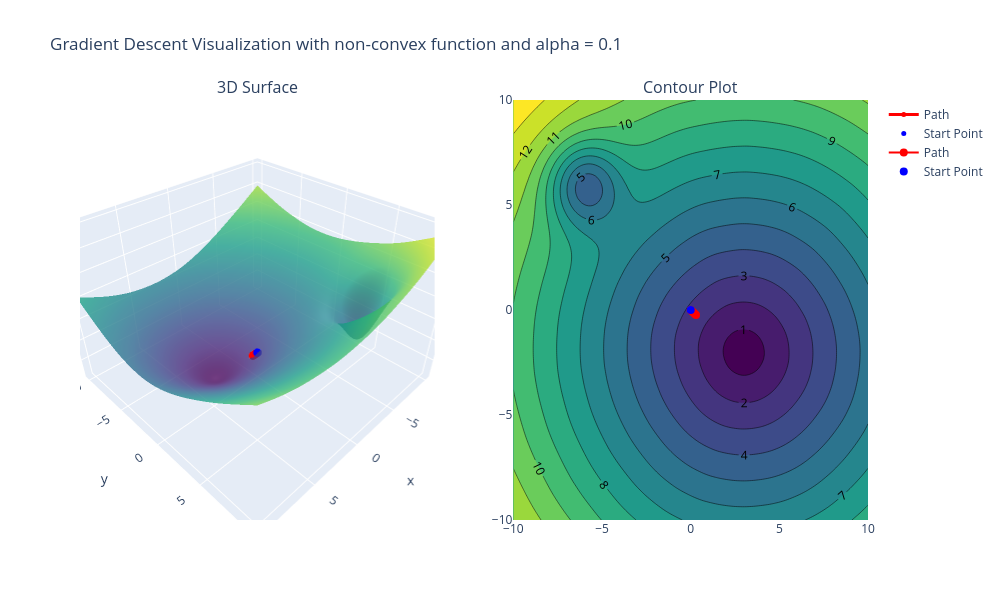
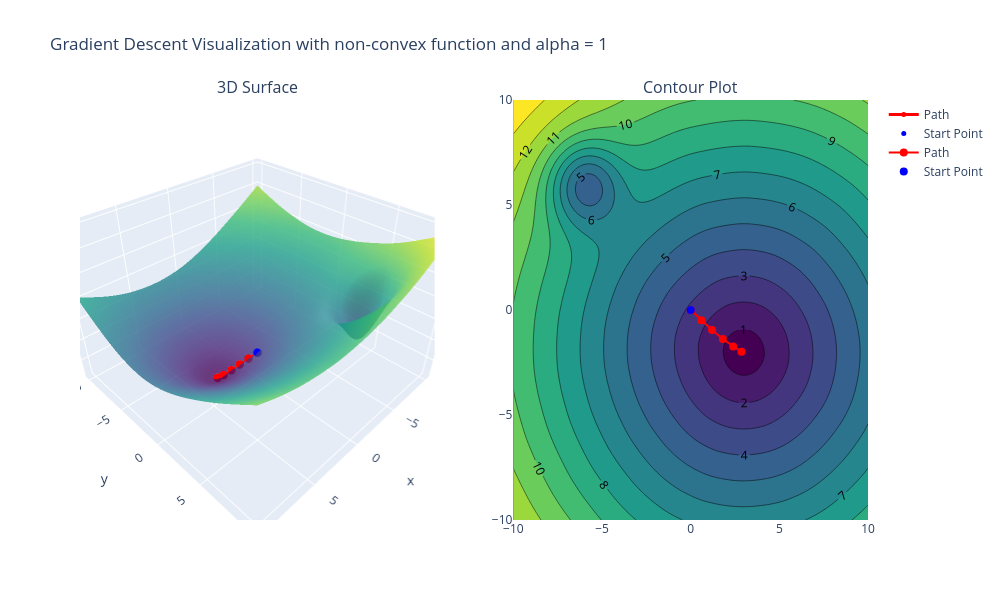
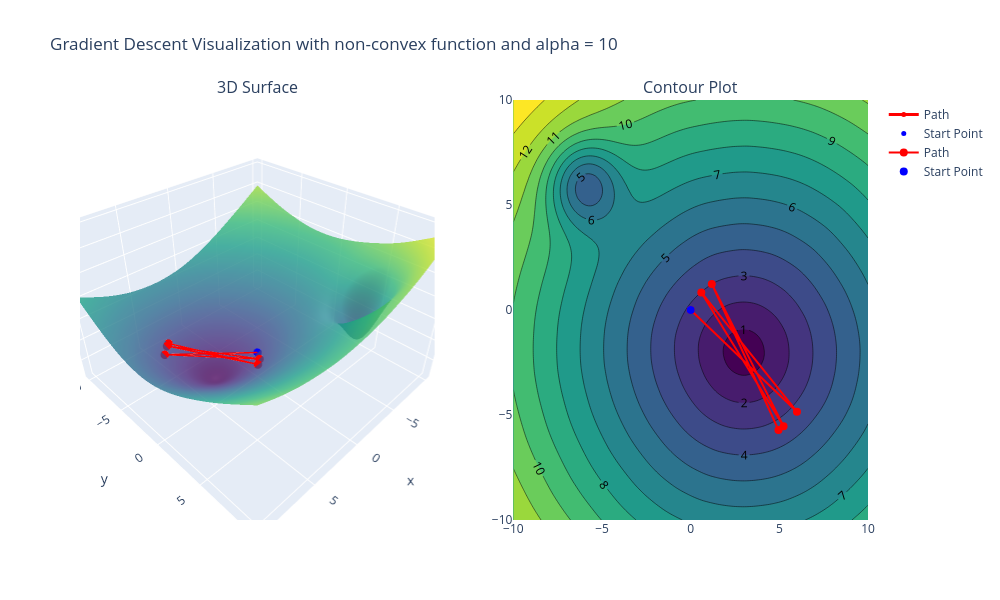

Notebook cell for these charts, in order:
### Markdown cell above
<!-- BEGIN QUESTION -->

#### Question 4a, Part i
Describe what happens when you increase or decrease the value of `alpha`. Why does this happen?

**Hint**: test `alpha` = $0.1, 1, 10$

### Code cell
# alpha = 0.1
visualize_gradient_descent(
    title = "Gradient Descent Visualization with non-convex function and alpha = 0.1",
    X = X,
    y = y,
    initial_theta = [0, 0],
    alpha = 0.1,
    num_updates = 5,
    batch_size = len(X),
    convex = False
)

# alpha = 1
visualize_gradient_descent(
    title = "Gradient Descent Visualization with non-convex function and alpha = 1",
    X = X,
    y = y,
    initial_theta = [0, 0],
    alpha = 1,
    num_updates = 5,
    batch_size = len(X),
    convex = False
)

# alpha = 10
visualize_gradient_descent(
    title = "Gradient Descent Visualization with non-convex function and alpha = 10",
    X = X,
    y = y,
    initial_theta = [0, 0],
    alpha = 10,
    num_updates = 5,
    batch_size = len(X),
    convex = False
)

### Figure 1 — Plotly figure (JSON) as saved in the notebook; plotly's stock layout.template omitted (floating-point values rounded to 4 significant figures; data arrays with more than 128 entries replaced by an {"elided": "..."} marker saying what was removed)
{"data": [{"colorscale": [[0, "#440154"], [0.1111, "#482878"], [0.2222, "#3e4989"], [0.3333, "#31688e"], [0.4444, "#26828e"], [0.5556, "#1f9e89"], [0.6667, "#35b779"], [0.7778, "#6ece58"], [0.8889, "#b5de2b"], [1, "#fde725"]], "opacity": 0.8, "scene": "scene", "showscale": false, "type": "surface", "x": {"elided": "100x100 float values"}, "y": {"elided": "100x100 float values"}, "z": {"elided": "100x100 float values"}}, {"line": {"color": "red", "width": 3}, "marker": {"color": "red", "size": 5}, "mode": "lines+markers", "name": "Path", "scene": "scene", "type": "scatter3d", "x": [0.0, 0.05992, 0.12, 0.18, 0.2402, 0.3005], "y": [0.0, -0.04845, -0.09644, -0.1444, -0.1918, -0.2392], "z": [2.826, 2.766, 2.707, 2.648, 2.59, 2.531]}, {"marker": {"color": "blue", "size": 5, "symbol": "circle"}, "mode": "markers", "name": "Start Point", "scene": "scene", "type": "scatter3d", "x": [0], "y": [0], "z": [2.826]}, {"colorscale": [[0, "#440154"], [0.1111, "#482878"], [0.2222, "#3e4989"], [0.3333, "#31688e"], [0.4444, "#26828e"], [0.5556, "#1f9e89"], [0.6667, "#35b779"], [0.7778, "#6ece58"], [0.8889, "#b5de2b"], [1, "#fde725"]], "contours": {"showlabels": true}, "line": {"smoothing": 0.85}, "showscale": false, "type": "contour", "x": [-10.0, -9.798, -9.596, -9.394, -9.192, -8.99, -8.788, -8.586, -8.384, -8.182, -7.98, -7.778, -7.576, -7.374, -7.172, -6.97, -6.768, -6.566, -6.364, -6.162, -5.96, -5.758, -5.556, -5.354, -5.152, -4.949, -4.747, -4.545, -4.343, -4.141, -3.939, -3.737, -3.535, -3.333, -3.131, -2.929, -2.727, -2.525, -2.323, -2.121, -1.919, -1.717, -1.515, -1.313, -1.111, -0.9091, -0.7071, -0.5051, -0.303, -0.101, 0.101, 0.303, 0.5051, 0.7071, 0.9091, 1.111, 1.313, 1.515, 1.717, 1.919, 2.121, 2.323, 2.525, 2.727, 2.929, 3.131, 3.333, 3.535, 3.737, 3.939, 4.141, 4.343, 4.545, 4.747, 4.949, 5.152, 5.354, 5.556, 5.758, 5.96, 6.162, 6.364, 6.566, 6.768, 6.97, 7.172, 7.374, 7.576, 7.778, 7.98, 8.182, 8.384, 8.586, 8.788, 8.99, 9.192, 9.394, 9.596, 9.798, 10.0], "xaxis": "x", "y": [-10.0, -9.798, -9.596, -9.394, -9.192, -8.99, -8.788, -8.586, -8.384, -8.182, -7.98, -7.778, -7.576, -7.374, -7.172, -6.97, -6.768, -6.566, -6.364, -6.162, -5.96, -5.758, -5.556, -5.354, -5.152, -4.949, -4.747, -4.545, -4.343, -4.141, -3.939, -3.737, -3.535, -3.333, -3.131, -2.929, -2.727, -2.525, -2.323, -2.121, -1.919, -1.717, -1.515, -1.313, -1.111, -0.9091, -0.7071, -0.5051, -0.303, -0.101, 0.101, 0.303, 0.5051, 0.7071, 0.9091, 1.111, 1.313, 1.515, 1.717, 1.919, 2.121, 2.323, 2.525, 2.727, 2.929, 3.131, 3.333, 3.535, 3.737, 3.939, 4.141, 4.343, 4.545, 4.747, 4.949, 5.152, 5.354, 5.556, 5.758, 5.96, 6.162, 6.364, 6.566, 6.768, 6.97, 7.172, 7.374, 7.576, 7.778, 7.98, 8.182, 8.384, 8.586, 8.788, 8.99, 9.192, 9.394, 9.596, 9.798, 10.0], "yaxis": "y", "z": {"elided": "100x100 float values"}}, {"line": {"color": "red", "width": 2}, "marker": {"color": "red", "size": 8}, "mode": "lines+markers", "name": "Path", "type": "scatter", "x": [0.0, 0.05992, 0.12, 0.18, 0.2402, 0.3005], "xaxis": "x", "y": [0.0, -0.04845, -0.09644, -0.1444, -0.1918, -0.2392], "yaxis": "y"}, {"marker": {"color": "blue", "size": 8, "symbol": "circle"}, "mode": "markers", "name": "Start Point", "type": "scatter", "x": [0], "xaxis": "x", "y": [0], "yaxis": "y"}], "layout": {"annotations": [{"font": {"size": 16}, "showarrow": false, "text": "3D Surface", "x": 0.225, "xanchor": "center", "xref": "paper", "y": 1, "yanchor": "bottom", "yref": "paper"}, {"font": {"size": 16}, "showarrow": false, "text": "Contour Plot", "x": 0.775, "xanchor": "center", "xref": "paper", "y": 1, "yanchor": "bottom", "yref": "paper"}], "height": 600, "scene": {"domain": {"x": [0, 0.45], "y": [0, 1]}}, "title": {"text": "Gradient Descent Visualization with non-convex function and alpha = 0.1"}, "width": 1000, "xaxis": {"anchor": "y", "domain": [0.55, 1]}, "yaxis": {"anchor": "x", "domain": [0, 1]}}}

### Figure 2 — Plotly figure (JSON) as saved in the notebook; plotly's stock layout.template omitted (floating-point values rounded to 4 significant figures; data arrays with more than 128 entries replaced by an {"elided": "..."} marker saying what was removed)
{"data": [{"colorscale": [[0, "#440154"], [0.1111, "#482878"], [0.2222, "#3e4989"], [0.3333, "#31688e"], [0.4444, "#26828e"], [0.5556, "#1f9e89"], [0.6667, "#35b779"], [0.7778, "#6ece58"], [0.8889, "#b5de2b"], [1, "#fde725"]], "opacity": 0.8, "scene": "scene", "showscale": false, "type": "surface", "x": {"elided": "100x100 float values"}, "y": {"elided": "100x100 float values"}, "z": {"elided": "100x100 float values"}}, {"line": {"color": "red", "width": 3}, "marker": {"color": "red", "size": 5}, "mode": "lines+markers", "name": "Path", "scene": "scene", "type": "scatter3d", "x": [0.0, 0.5992, 1.205, 1.811, 2.398, 2.864], "y": [0.0, -0.4845, -0.947, -1.381, -1.742, -1.993], "z": [2.826, 2.236, 1.66, 1.124, 0.6939, 0.5144]}, {"marker": {"color": "blue", "size": 5, "symbol": "circle"}, "mode": "markers", "name": "Start Point", "scene": "scene", "type": "scatter3d", "x": [0], "y": [0], "z": [2.826]}, {"colorscale": [[0, "#440154"], [0.1111, "#482878"], [0.2222, "#3e4989"], [0.3333, "#31688e"], [0.4444, "#26828e"], [0.5556, "#1f9e89"], [0.6667, "#35b779"], [0.7778, "#6ece58"], [0.8889, "#b5de2b"], [1, "#fde725"]], "contours": {"showlabels": true}, "line": {"smoothing": 0.85}, "showscale": false, "type": "contour", "x": [-10.0, -9.798, -9.596, -9.394, -9.192, -8.99, -8.788, -8.586, -8.384, -8.182, -7.98, -7.778, -7.576, -7.374, -7.172, -6.97, -6.768, -6.566, -6.364, -6.162, -5.96, -5.758, -5.556, -5.354, -5.152, -4.949, -4.747, -4.545, -4.343, -4.141, -3.939, -3.737, -3.535, -3.333, -3.131, -2.929, -2.727, -2.525, -2.323, -2.121, -1.919, -1.717, -1.515, -1.313, -1.111, -0.9091, -0.7071, -0.5051, -0.303, -0.101, 0.101, 0.303, 0.5051, 0.7071, 0.9091, 1.111, 1.313, 1.515, 1.717, 1.919, 2.121, 2.323, 2.525, 2.727, 2.929, 3.131, 3.333, 3.535, 3.737, 3.939, 4.141, 4.343, 4.545, 4.747, 4.949, 5.152, 5.354, 5.556, 5.758, 5.96, 6.162, 6.364, 6.566, 6.768, 6.97, 7.172, 7.374, 7.576, 7.778, 7.98, 8.182, 8.384, 8.586, 8.788, 8.99, 9.192, 9.394, 9.596, 9.798, 10.0], "xaxis": "x", "y": [-10.0, -9.798, -9.596, -9.394, -9.192, -8.99, -8.788, -8.586, -8.384, -8.182, -7.98, -7.778, -7.576, -7.374, -7.172, -6.97, -6.768, -6.566, -6.364, -6.162, -5.96, -5.758, -5.556, -5.354, -5.152, -4.949, -4.747, -4.545, -4.343, -4.141, -3.939, -3.737, -3.535, -3.333, -3.131, -2.929, -2.727, -2.525, -2.323, -2.121, -1.919, -1.717, -1.515, -1.313, -1.111, -0.9091, -0.7071, -0.5051, -0.303, -0.101, 0.101, 0.303, 0.5051, 0.7071, 0.9091, 1.111, 1.313, 1.515, 1.717, 1.919, 2.121, 2.323, 2.525, 2.727, 2.929, 3.131, 3.333, 3.535, 3.737, 3.939, 4.141, 4.343, 4.545, 4.747, 4.949, 5.152, 5.354, 5.556, 5.758, 5.96, 6.162, 6.364, 6.566, 6.768, 6.97, 7.172, 7.374, 7.576, 7.778, 7.98, 8.182, 8.384, 8.586, 8.788, 8.99, 9.192, 9.394, 9.596, 9.798, 10.0], "yaxis": "y", "z": {"elided": "100x100 float values"}}, {"line": {"color": "red", "width": 2}, "marker": {"color": "red", "size": 8}, "mode": "lines+markers", "name": "Path", "type": "scatter", "x": [0.0, 0.5992, 1.205, 1.811, 2.398, 2.864], "xaxis": "x", "y": [0.0, -0.4845, -0.947, -1.381, -1.742, -1.993], "yaxis": "y"}, {"marker": {"color": "blue", "size": 8, "symbol": "circle"}, "mode": "markers", "name": "Start Point", "type": "scatter", "x": [0], "xaxis": "x", "y": [0], "yaxis": "y"}], "layout": {"annotations": [{"font": {"size": 16}, "showarrow": false, "text": "3D Surface", "x": 0.225, "xanchor": "center", "xref": "paper", "y": 1, "yanchor": "bottom", "yref": "paper"}, {"font": {"size": 16}, "showarrow": false, "text": "Contour Plot", "x": 0.775, "xanchor": "center", "xref": "paper", "y": 1, "yanchor": "bottom", "yref": "paper"}], "height": 600, "scene": {"domain": {"x": [0, 0.45], "y": [0, 1]}}, "title": {"text": "Gradient Descent Visualization with non-convex function and alpha = 1"}, "width": 1000, "xaxis": {"anchor": "y", "domain": [0.55, 1]}, "yaxis": {"anchor": "x", "domain": [0, 1]}}}

### Figure 3 — Plotly figure (JSON) as saved in the notebook; plotly's stock layout.template omitted (floating-point values rounded to 4 significant figures; data arrays with more than 128 entries replaced by an {"elided": "..."} marker saying what was removed)
{"data": [{"colorscale": [[0, "#440154"], [0.1111, "#482878"], [0.2222, "#3e4989"], [0.3333, "#31688e"], [0.4444, "#26828e"], [0.5556, "#1f9e89"], [0.6667, "#35b779"], [0.7778, "#6ece58"], [0.8889, "#b5de2b"], [1, "#fde725"]], "opacity": 0.8, "scene": "scene", "showscale": false, "type": "surface", "x": {"elided": "100x100 float values"}, "y": {"elided": "100x100 float values"}, "z": {"elided": "100x100 float values"}}, {"line": {"color": "red", "width": 3}, "marker": {"color": "red", "size": 5}, "mode": "lines+markers", "name": "Path", "scene": "scene", "type": "scatter3d", "x": [0.0, 5.992, 0.5991, 5.237, 1.19, 4.952], "y": [0.0, -4.845, 0.8355, -5.539, 1.243, -5.714], "z": [2.826, 3.275, 2.985, 3.356, 3.012, 3.373]}, {"marker": {"color": "blue", "size": 5, "symbol": "circle"}, "mode": "markers", "name": "Start Point", "scene": "scene", "type": "scatter3d", "x": [0], "y": [0], "z": [2.826]}, {"colorscale": [[0, "#440154"], [0.1111, "#482878"], [0.2222, "#3e4989"], [0.3333, "#31688e"], [0.4444, "#26828e"], [0.5556, "#1f9e89"], [0.6667, "#35b779"], [0.7778, "#6ece58"], [0.8889, "#b5de2b"], [1, "#fde725"]], "contours": {"showlabels": true}, "line": {"smoothing": 0.85}, "showscale": false, "type": "contour", "x": [-10.0, -9.798, -9.596, -9.394, -9.192, -8.99, -8.788, -8.586, -8.384, -8.182, -7.98, -7.778, -7.576, -7.374, -7.172, -6.97, -6.768, -6.566, -6.364, -6.162, -5.96, -5.758, -5.556, -5.354, -5.152, -4.949, -4.747, -4.545, -4.343, -4.141, -3.939, -3.737, -3.535, -3.333, -3.131, -2.929, -2.727, -2.525, -2.323, -2.121, -1.919, -1.717, -1.515, -1.313, -1.111, -0.9091, -0.7071, -0.5051, -0.303, -0.101, 0.101, 0.303, 0.5051, 0.7071, 0.9091, 1.111, 1.313, 1.515, 1.717, 1.919, 2.121, 2.323, 2.525, 2.727, 2.929, 3.131, 3.333, 3.535, 3.737, 3.939, 4.141, 4.343, 4.545, 4.747, 4.949, 5.152, 5.354, 5.556, 5.758, 5.96, 6.162, 6.364, 6.566, 6.768, 6.97, 7.172, 7.374, 7.576, 7.778, 7.98, 8.182, 8.384, 8.586, 8.788, 8.99, 9.192, 9.394, 9.596, 9.798, 10.0], "xaxis": "x", "y": [-10.0, -9.798, -9.596, -9.394, -9.192, -8.99, -8.788, -8.586, -8.384, -8.182, -7.98, -7.778, -7.576, -7.374, -7.172, -6.97, -6.768, -6.566, -6.364, -6.162, -5.96, -5.758, -5.556, -5.354, -5.152, -4.949, -4.747, -4.545, -4.343, -4.141, -3.939, -3.737, -3.535, -3.333, -3.131, -2.929, -2.727, -2.525, -2.323, -2.121, -1.919, -1.717, -1.515, -1.313, -1.111, -0.9091, -0.7071, -0.5051, -0.303, -0.101, 0.101, 0.303, 0.5051, 0.7071, 0.9091, 1.111, 1.313, 1.515, 1.717, 1.919, 2.121, 2.323, 2.525, 2.727, 2.929, 3.131, 3.333, 3.535, 3.737, 3.939, 4.141, 4.343, 4.545, 4.747, 4.949, 5.152, 5.354, 5.556, 5.758, 5.96, 6.162, 6.364, 6.566, 6.768, 6.97, 7.172, 7.374, 7.576, 7.778, 7.98, 8.182, 8.384, 8.586, 8.788, 8.99, 9.192, 9.394, 9.596, 9.798, 10.0], "yaxis": "y", "z": {"elided": "100x100 float values"}}, {"line": {"color": "red", "width": 2}, "marker": {"color": "red", "size": 8}, "mode": "lines+markers", "name": "Path", "type": "scatter", "x": [0.0, 5.992, 0.5991, 5.237, 1.19, 4.952], "xaxis": "x", "y": [0.0, -4.845, 0.8355, -5.539, 1.243, -5.714], "yaxis": "y"}, {"marker": {"color": "blue", "size": 8, "symbol": "circle"}, "mode": "markers", "name": "Start Point", "type": "scatter", "x": [0], "xaxis": "x", "y": [0], "yaxis": "y"}], "layout": {"annotations": [{"font": {"size": 16}, "showarrow": false, "text": "3D Surface", "x": 0.225, "xanchor": "center", "xref": "paper", "y": 1, "yanchor": "bottom", "yref": "paper"}, {"font": {"size": 16}, "showarrow": false, "text": "Contour Plot", "x": 0.775, "xanchor": "center", "xref": "paper", "y": 1, "yanchor": "bottom", "yref": "paper"}], "height": 600, "scene": {"domain": {"x": [0, 0.45], "y": [0, 1]}}, "title": {"text": "Gradient Descent Visualization with non-convex function and alpha = 10"}, "width": 1000, "xaxis": {"anchor": "y", "domain": [0.55, 1]}, "yaxis": {"anchor": "x", "domain": [0, 1]}}}
